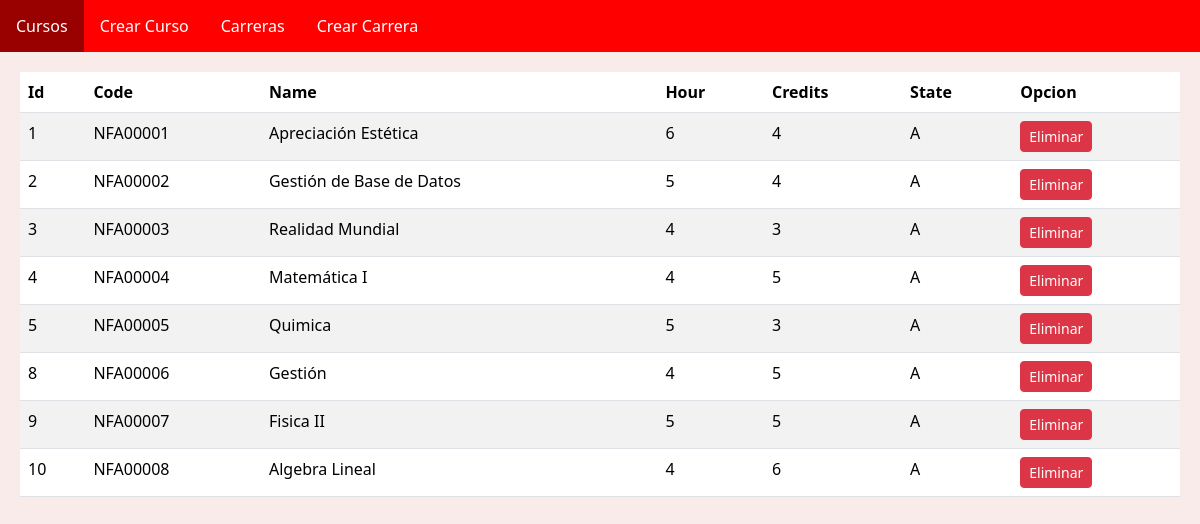
The page /mi_aplicacion/cursos/ on the database its author committed.
### mi_aplicacion/models.py (models this page shows)
class Course(models.Model):
    idcourse = models.BigAutoField(primary_key=True)
    code = models.CharField(max_length=8)
    name = models.CharField(max_length=30)
    hour = models.PositiveSmallIntegerField()
    credits = models.PositiveSmallIntegerField()
    state = models.CharField(max_length=1)

### mi_aplicacion/views.py (the view)
# urls.py: path('cursos/', cursos, name='cursos'),
def cursos(request):
    cursosListado = Course.objects.all()
    return render(request, 'cursos.html', {"curso": cursosListado})

### mi_aplicacion/templates/cursos.html
{% extends 'base.html' %}
{% block content %}
        <table class="table table-striped">
            <thead>
                <tr>
                    <th>Id</th>
                    <th>Code</th>
                    <th>Name</th>
                    <th>Hour</th>
                    <th>Credits</th>
                    <th>State</th>
                    <th>Opcion</th>
                </tr>
            </thead>
            <tbody>
                {% for c in curso %}
                <tr>
                    <td>{{ c.idcourse }}</td>
                    <td>{{ c.code }}</td>
                    <td>{{ c.name }}</td>
                    <td>{{ c.hour }}</td>
                    <td>{{ c.credits }}</td>
                    <td>{{ c.state }}</td>
                    <td><a href="{% url 'eliminar_curso' idcourse=c.idcourse %}" class="btn btn-sm btn-block btn-danger">Eliminar</a></td>
                </tr>
                {% endfor %}
            </tbody>
        </table>
{% endblock %}

### mi_aplicacion/templates/base.html (shortened to what this page needs)
{% load static %}
<!DOCTYPE html>
<html lang="es">
<head>
    <link rel="stylesheet" href="{% static 'mi_aplicacion/styles.css' %}">
    <link href="https://cdn.jsdelivr.net/npm/bootstrap@5.3.2/dist/css/bootstrap.min.css" rel="stylesheet">
</head>
<body style="background-color: #F9EBEA;">
    <div class="menu">
        <ul>
            <li><a href="{% url 'cursos' %}">Cursos</a></li>
            <li><a href="{% url 'crear_curso' %}">Crear Curso</a></li>
            <li><a href="{% url 'carreras' %}">Carreras</a></li>
            <li><a href="{% url 'crear_carrera' %}">Crear Carrera</a></li>
        </ul>
    </div>
    <div class="content">
        {% block content %}{% endblock %}
    </div>
</body>
</html>

### mi_aplicacion/static/mi_aplicacion/styles.css (style rules this page uses)
body { font-family: 'Arial', sans-serif; margin: 0; padding: 0; }
.menu { background-color: #FF0000; overflow: hidden; }
.menu ul { list-style-type: none; margin: 0; padding: 0; overflow: hidden; }
.menu li { float: left; }
.menu a { display: block; color: white; text-align: center; padding: 14px 16px; text-decoration: none; }
.content { padding: 20px; }

### rows shown on the page
Course: idcourse "1", code "NFA00001", name "Apreciación Estética", hour "6", credits "4", state "A"
Course: idcourse "2", code "NFA00002", name "Gestión de Base de Datos", hour "5", credits "4", state "A"
Course: idcourse "3", code "NFA00003", name "Realidad Mundial", hour "4", credits "3", state "A"
Course: idcourse "4", code "NFA00004", name "Matemática I", hour "4", credits "5", state "A"
Course: idcourse "5", code "NFA00005", name "Quimica", hour "5", credits "3", state "A"
Course: idcourse "8", code "NFA00006", name "Gestión", hour "4", credits "5", state "A"
Course: idcourse "9", code "NFA00007", name "Fisica II", hour "5", credits "5", state "A"
Course: idcourse "10", code "NFA00008", name "Algebra Lineal", hour "4", credits "6", state "A"
